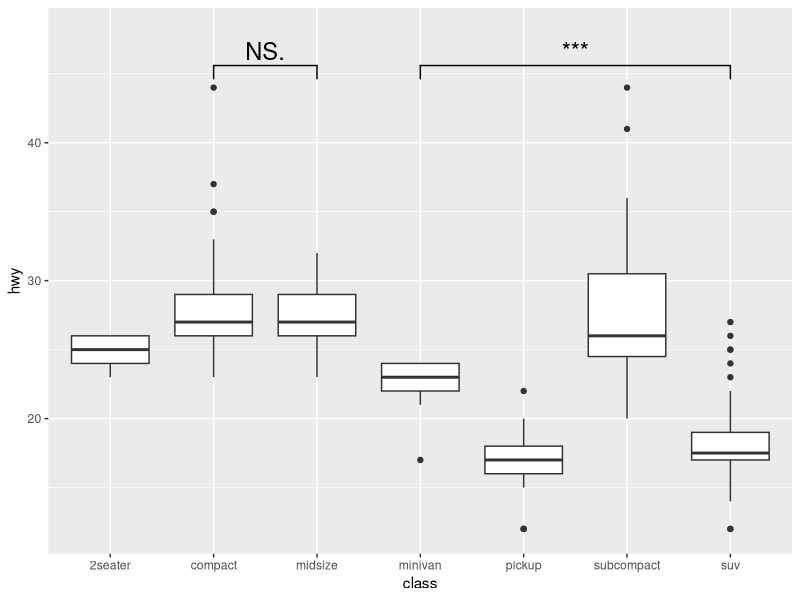
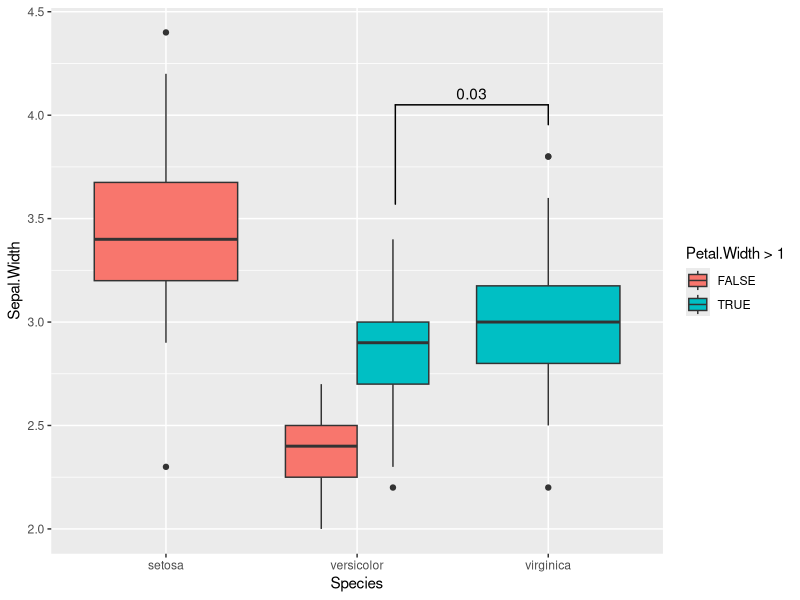
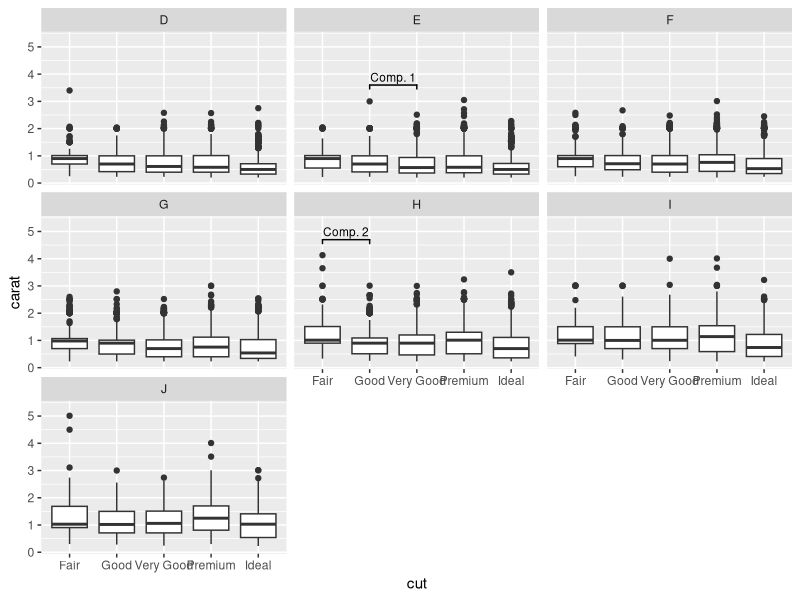

Source code (R) for these figures, in order:
## ---- chunk 1
knitr::opts_chunk$set(
  collapse = TRUE,
  comment = "#>",
  fig.path = "man/figures/README-",
  message = FALSE,
  warning = FALSE
)
## ---- chunk 2
library(ggplot2)
library(ggsignif)

ggplot(mpg, aes(class, hwy)) +
  geom_boxplot() +
  geom_signif(
    comparisons = list(c("compact", "midsize"), c("minivan", "suv")),
    map_signif_level = TRUE, textsize = 6
  ) +
  ylim(NA, 48)
## ---- chunk 3
# Calculate annotation
anno <- t.test(
  iris[iris$Petal.Width > 1 & iris$Species == "versicolor", "Sepal.Width"],
  iris[iris$Species == "virginica", "Sepal.Width"]
)$p.value

# Make plot with custom x and y position of the bracket
ggplot(iris, aes(x = Species, y = Sepal.Width, fill = Petal.Width > 1)) +
  geom_boxplot(position = "dodge") +
  geom_signif(
    annotation = formatC(anno, digits = 1),
    y_position = 4.05, xmin = 2.2, xmax = 3,
    tip_length = c(0.2, 0.04)
  )
## ---- chunk 4
annotation_df <- data.frame(
  color = c("E", "H"),
  start = c("Good", "Fair"),
  end = c("Very Good", "Good"),
  y = c(3.6, 4.7),
  label = c("Comp. 1", "Comp. 2")
)

annotation_df

ggplot(diamonds, aes(x = cut, y = carat)) +
  geom_boxplot() +
  geom_signif(
    data = annotation_df,
    aes(xmin = start, xmax = end, annotations = label, y_position = y),
    textsize = 3, vjust = -0.2,
    manual = TRUE
  ) +
  facet_wrap(~color) +
  ylim(NA, 5.3)
